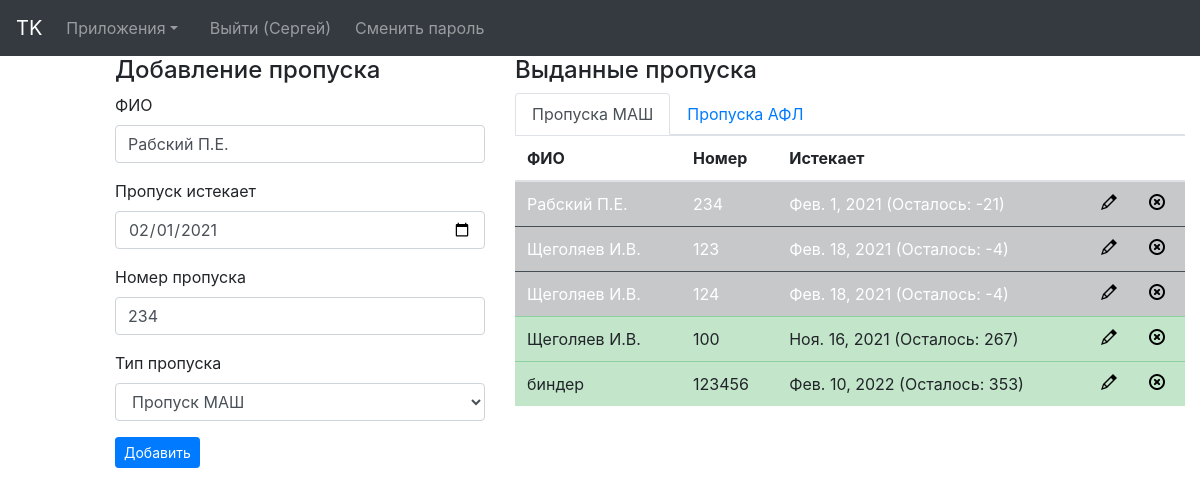
Page /passes/42 (signed in) on the committed database.
### passes/models.py (models this page shows, shortened)
class Passes(models.Model):
    PASS_TYPES = (
        ('afl', 'Пропуск АФЛ'),
        ('mash', 'Пропуск МАШ'),
    )
    author = models.ForeignKey(settings.AUTH_USER_MODEL, on_delete=models.CASCADE)
    owner = models.CharField(max_length=500, editable=True, blank=True)
    passexpired = models.DateField(blank=True, editable=True, null=True)
    passnumber = models.CharField(max_length=20, editable=True, blank=True)
    passtype = models.CharField(max_length=10, choices=PASS_TYPES)
    deleted = models.BooleanField(default=False)

### passes/views.py (the view, shortened to what this page needs)
# urls.py: url(r'^(?P<pass_id>[0-9]+)$', views.start, name='start'),
@login_required
def start(request, pass_id=None):
    context = {}
    try:
        context['role'] = PassesUsers.objects.get(user=request.user.id).role
    except Exception:
        return HttpResponse("START. Критическая ошибка контроля ролей. Обратитесь к администратору")
    if context['role'] == 'teamlead':
        if request.method == 'POST':
            form = PassesForm(request.POST)
            if form.is_valid():
                response = form.save(commit=False)
                response.author = User.objects.get(username=request.user)
                response.save()
        if pass_id == None:
            context['form'] = PassesForm()
        else:
            context['form'] = PassesForm(instance=Passes.objects.get(id=pass_id))
        allPasses = Passes.objects.all().filter(deleted=False)
        warning_days = 120
        danger_days = 90
        critical_days = 30
        for i in allPasses:
            print(i.author, request.user)
            if i.author == request.user:
                i.showmy = True
            else:
                i.showmy = False
            i.days_left = int(str(i.passexpired - datetime.date.today()).split()[0])
            if i.days_left > warning_days:
                i.status = "table-success"
            elif i.days_left <= warning_days and i.days_left > danger_days+1:
                i.status = "table-warning"
            elif i.days_left <= danger_days and i.days_left > critical_days+1:
                i.status = "table-danger"
            else:
                i.status = "table-dark"
        context['passes'] = sorted(allPasses, key=lambda student: student.passexpired)
    if context['role'] == 'admin':
        pass
    return render(request, 'passes/index.html', context)

### passes/forms.py
class PassesForm(ModelForm):
    class Meta:
        model = Passes
        fields = ['owner','passexpired', 'passnumber','passtype']
        labels = {
            "owner": "ФИО",
            "passexpired": "Пропуск истекает",
            "passnumber": "Номер пропуска",
            "passtype": "Тип пропуска",
        }
        widgets = {
            'passexpired': forms.DateInput(
                format=('%Y-%m-%d'),  # Формат, в котором ХРАНИТСЯ дата
                attrs = {
                    'class':'form-control',
                    'type':'date'
                }
            ),
        }

### templates/passes/index.html (shortened to what this page needs)
{% extends 'base.html' %}
{% load static %}
{% load bootstrap4 %}
{% block content %}
    <div class="container-fluid">
        <div class="row">
            <div class="col-xs-12 col-sm-6 col-md-8 col-lg-1">
            </div>
            <div class="col-xs-12 col-sm-6 col-md-8 col-lg-4">
                <h4>Добавление пропуска</h4>
                <form action="/passes/" method="post" class="form">
                    {% bootstrap_form form layout='horizontal' size='small' %}
                    <button type="submit" class="btn btn-primary btn-sm">Добавить</button>
                </form>
            </div>
            <div class="col-xs-12 col-sm-6 col-md-4 col-lg-7">
                <h4>Выданные пропуска</h4>
                <ul class="nav nav-tabs">
                    <li class="nav-item">
                        <a class="nav-link active" data-toggle="tab" href="#home">Пропуска МАШ</a>
                    </li>
                    <li class="nav-item">
                        <a class="nav-link" data-toggle="tab" href="#profile">Пропуска АФЛ</a>
                    </li>
                </ul>
                <div id="myTabContent" class="tab-content">
                    <div class="tab-pane fade active show" id="home">
                        <table class="table table-hover">
                            <thead>
                            <tr>
                                <th scope="col">ФИО</th>
                                <th scope="col">Номер</th>
                                <th scope="col">Истекает</th>
                                <th scope="col"></th>
                                <th scope="col"></th>
                            </tr>
                            </thead>
                            <tbody>
                            {% for i in passes %}
                                {% if i.passtype == 'mash' %}
                                    <tr class="{{ i.status }}">
                                        <td>{{ i.owner }}</td>
                                        <td>{{ i.passnumber }}</td>
                                        <td>{{ i.passexpired }} (Осталось: {{ i.days_left }})</td>
                                        <td>
                                            <a href="{{ i.id }}">
                                                <img src="{% static '\icons\pencil.png' %} ">
                                            </a>
                                        </td>
                                        <td>
                                            <a href="delete_pass/{{ i.id }}" onclick="return confirm('Ну и что, вот прям удаляем?');">
                                                <img src="{% static '\icons\delete.png' %} ">
                                            </a>
                                        </td>
                                    </tr>
                                {% endif %}
                            {% endfor %}
                            </tbody>
                        </table>
                    </div>
                </div>
            </div>
        </div>
    </div>
{% endblock %}

### templates/base.html (shortened to what this page needs)
{% load bootstrap4 %}
{% bootstrap_css %}
<!DOCTYPE html>
<html lang="en">
<head>
    {% load static %}
    <link rel="stylesheet" type="text/css" href="{% static "portal.css" %} " />
</head>
<nav class="navbar navbar-expand-lg navbar-dark bg-dark">
    <a class="navbar-brand" href="/">TK</a>
    <div class="collapse navbar-collapse" id="navbarColor02">
        <ul class="navbar-nav mr-auto">
            <li class="nav-item dropdown">
                <a class="nav-link dropdown-toggle" data-toggle="dropdown" href="#" id="themes">Приложения</a>
            </li>
            <li class="nav-item">
                <a class="nav-link" href="../help/"></a>
            </li>
            {%if user.is_authenticated %}
                <li class="nav-item mr-sm-2">
                    <a class="nav-link"  href="/accounts/logout">Выйти ({{ user.first_name }})</a>
                </li>
                <li class="nav-item mr-sm-2">
                    <a class="nav-link" href="/accounts/chpwd">Сменить пароль</a>
                </li>
            {% endif %}
        </ul>
    </div>
</nav>
{% if role == 'teamlead' %}{% block content %}{% endblock %}{% endif %}

### rows in the picture
Passes: owner "Рабский П.Е.", passexpired "02/01/2021", passnumber "234", passtype "Пропуск МАШ", passexpired "Фев. 1, 2021", days_left "-21"
Passes: owner "Щеголяев И.В.", passnumber "123", passexpired "Фев. 18, 2021", days_left "-4"
Passes: owner "Щеголяев И.В.", passnumber "124", passexpired "Фев. 18, 2021", days_left "-4"
Passes: owner "Щеголяев И.В.", passnumber "100", passexpired "Ноя. 16, 2021", days_left "267"
Passes: owner "биндер", passnumber "123456", passexpired "Фев. 10, 2022", days_left "353"

### other values in the picture
{{ user.first_name }} "Сергей"
